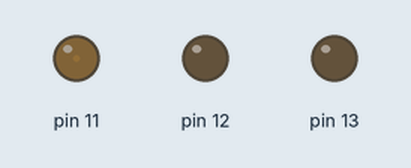
Recording of a sketch running on a simulated Arduino Uno, built with avr-gcc and run on an emulated ATmega328P. Parts: output pins drawn as LEDs (lit = HIGH).

Above: at 0.05 s.
At 2.3 s:
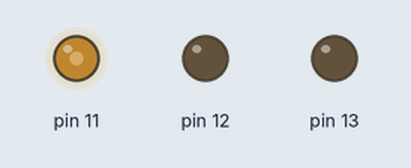
At 4.6 s:
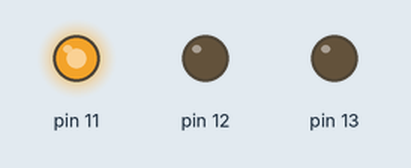
At 9.2 s:
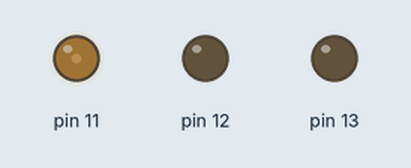
Timing chart, 0 to 13.3 s (numbered marks = the images above):
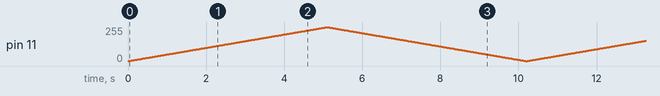

The sketch:

sketch_mar15d.ino
```cpp
void setup() {
  // put your setup code here, to run once:
  pinMode(13, OUTPUT); // 13번 포트
  pinMode(12, OUTPUT); // 12번 포트
  pinMode(11, OUTPUT); // 11번 포트

}

void loop() {

  for (int i = 0; i < 255; i++) {

    analogWrite(11, i); // 여기에서 i는 전등의 밝기를 결정하는 수 (254가 제일 밝고 0은 꺼진 상태)
    delay(20);
  }

  for (int i = 254; i >= 0; i--) {

    analogWrite(11, i);
    delay(20);
  }

}
```
